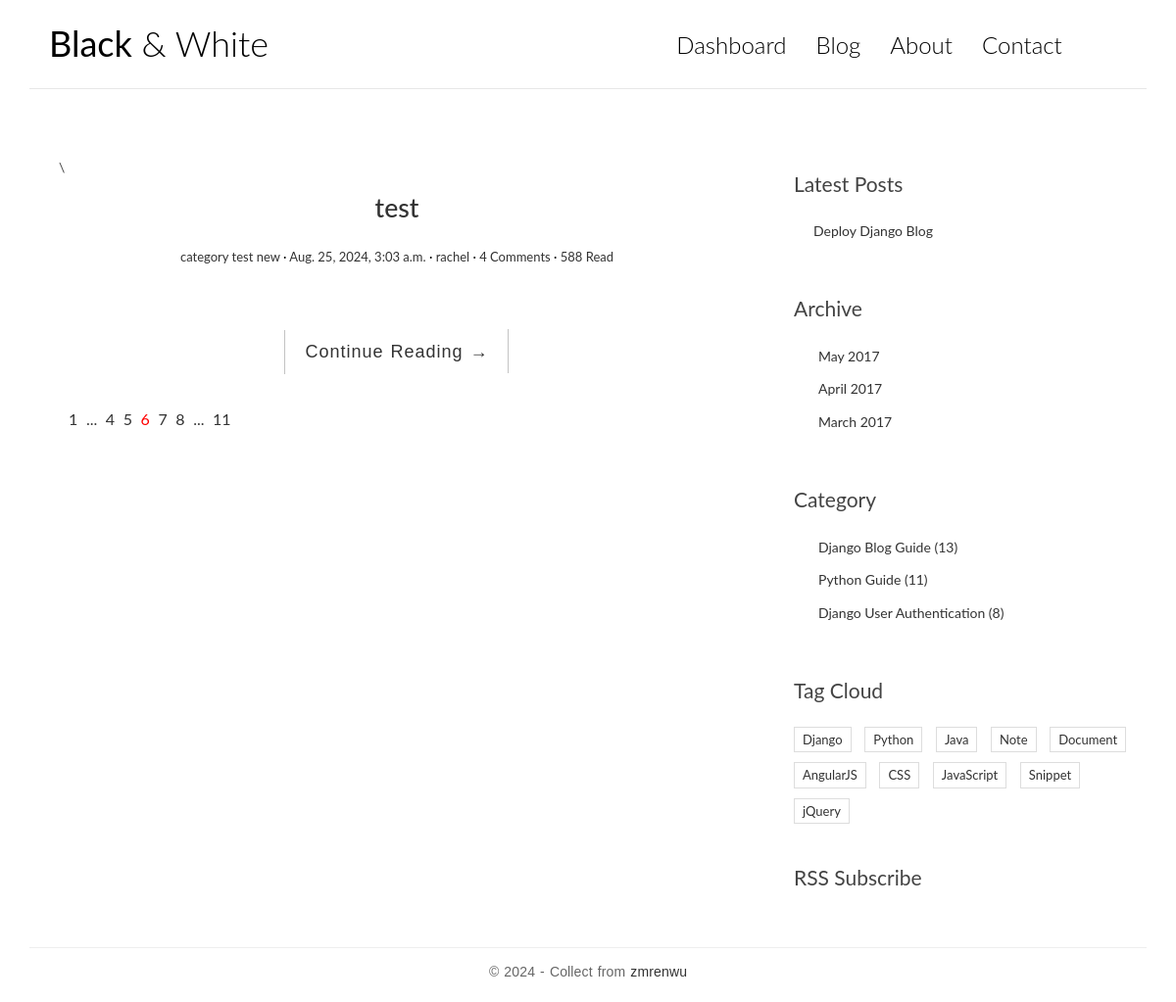
The app's page /, older data.
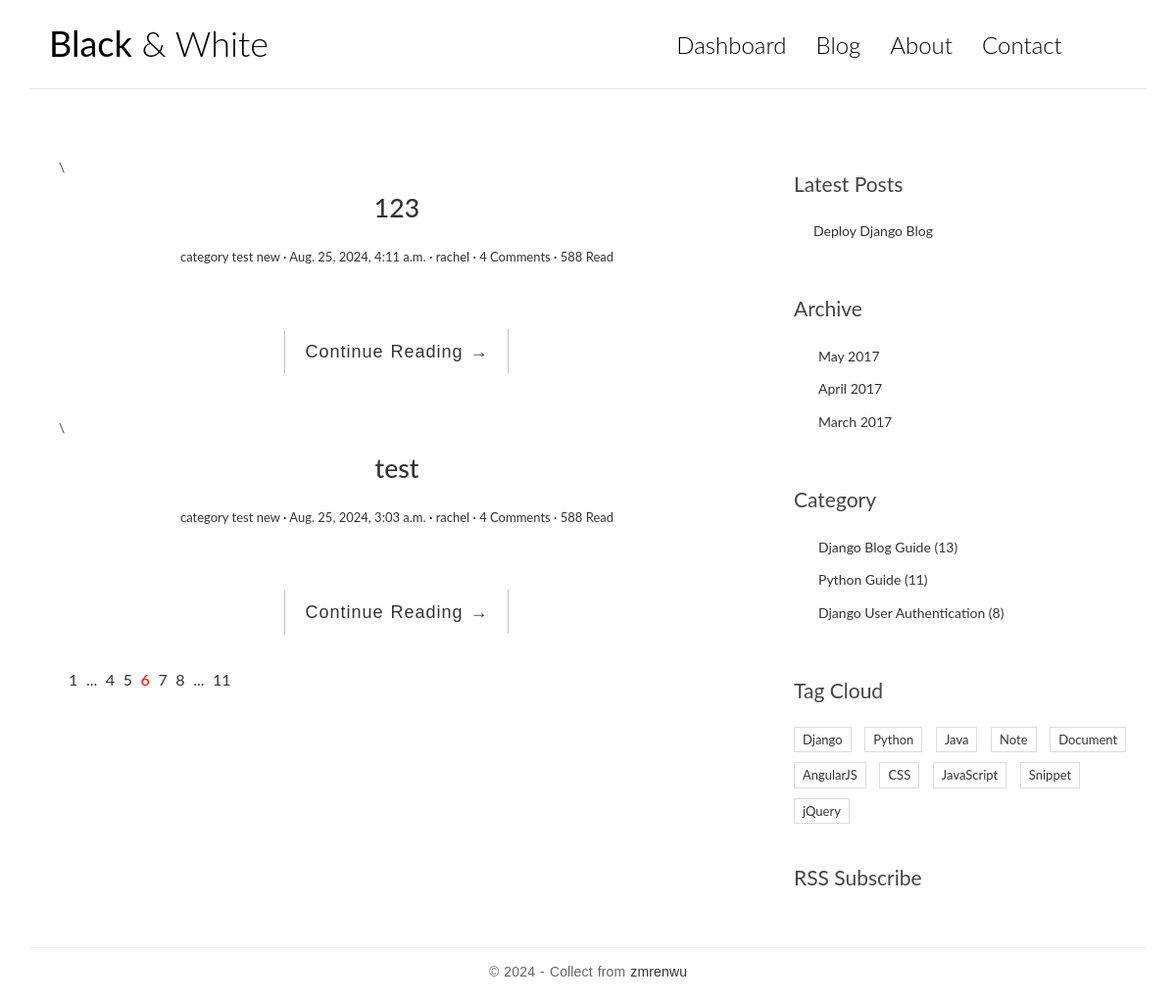
The same page, newer data.
### blog/models.py (models this page shows, shortened)
class Post(models.Model):
    title = models.CharField(max_length=70)
    body = models.TextField()
    created_time = models.DateTimeField(default=timezone.now)
    modified_time = models.DateTimeField()
    excerpt = models.CharField(max_length=200, blank=True)
    category = models.ForeignKey(Category, on_delete=models.CASCADE)
    tags = models.ManyToManyField(Tag, blank=True)
    author = models.ForeignKey(User, on_delete=models.CASCADE)
    def get_absolute_url(self):
        return reverse('blog:detail', kwargs={'pk': self.pk})

class Category(models.Model):
    name = models.CharField(max_length=100)

### blog/views.py (the view)
# urls.py: path('', views.index, name='index'),
def index(request):
    post_list = Post.objects.all().order_by('-created_time')
    return render(request, 'blog/index.html', context={'post_list': post_list})

### templates/blog/index.html (shortened to what this page needs)
{% extends 'base.html' %}
{% block main %}
    {% for post in post_list %}
        <article class="post post-{{ post.pk }}">
            <header class="entry-header">\
                <h1 class="entry-title">
                    <a href="{{ post.get_absolute_url }}">{{ post.title }}</a>
                </h1>
            </header>
            <div class="entry-meta">
                <span class="post-category"><a href="#">{{ post.category.name }}</a></span>
                <span class="post-date"><a href="#"><time class="entry-date"
                                                            datetime="{{ post.created_time }}">{{ post.created_time }}</time></a></span>
                <span class="post-author"><a href="#">{{ post.author }}</a></span>
                <span class="comments-link"><a href="#">4 Comments</a></span>
                <span class="views-count"><a href="#">588 Read</a></span>
            </div>
            <div class="entry-content clearfix">
                <div class="read-more cl-effect-14">
                    <a href="{{ post.get_absolute_url }}" class="more-link">Continue Reading <span class="meta-nav">→</span></a>
                </div>
            </div>
        </article>
    {% empty %}
        <div class="no-post">
            <h2> There's no blog yet! </h2>
        </div>
    {% endfor %}
    <div class="pagination">
        <ul>
            <li><a href="">1</a></li>
            <li><a href="">...</a></li>
            <li><a href="">4</a></li>
            <li><a href="">5</a></li>
            <li class="current"><a href="">6</a></li>
            <li><a href="">7</a></li>
            <li><a href="">8</a></li>
            <li><a href="">...</a></li>
            <li><a href="">11</a></li>
        </ul>
    </div>
{% endblock main %}

### templates/base.html (shortened to what this page needs)
{% load static %}
<!DOCTYPE html>
<html>
<head>
    <link rel="stylesheet" href="http://code.ionicframework.com/ionicons/2.0.1/css/ionicons.min.css">
    <link rel="stylesheet" href="{% static 'blog/css/bootstrap.min.css' %}">
    <link rel="stylesheet" href="{% static 'blog/css/pace.css' %}">
    <link rel="stylesheet" href="{% static 'blog/css/custom.css' %}">
    <link href="https://cdn.bootcss.com/highlight.js/9.15.8/styles/github.min.css" rel="stylesheet">
</head>
<body>
<div class="container">
    <header id="site-header">
        <div class="row">
            <div class="col-md-4 col-sm-5 col-xs-8">
                <div class="logo">
                    <h1><a href="index.html"><b>Black</b> &amp; White</a></h1>
                </div>
            </div>
            <div class="col-md-8 col-sm-7 col-xs-4">
                <nav class="main-nav" role="navigation">
                    <div class="collapse navbar-collapse" id="bs-example-navbar-collapse-1">
                        <ul class="nav navbar-nav navbar-right">
                            <li class="cl-effect-11"><a href="index.html" data-hover="Dashboard">Dashboard</a></li>
                            <li class="cl-effect-11"><a href="full-width.html" data-hover="Blog">Blog</a></li>
                            <li class="cl-effect-11"><a href="about.html" data-hover="About">About</a></li>
                            <li class="cl-effect-11"><a href="contact.html" data-hover="Contact">Contact</a></li>
                        </ul>
                    </div>
                </nav>
            </div>
        </div>
    </header>
</div>
<div class="content-body">
    <div class="container">
        <div class="row">
            <main class="col-md-8">
                {% block main %}{% endblock main %}
            </main>
            <aside class="col-md-4">
                <div class="widget widget-recent-posts">
                    <h3 class="widget-title">Latest Posts</h3>
                    <ul>
                        <li>
                            <a href="#">Deploy Django Blog</a>
                        </li>
                    </ul>
                </div>
                <div class="widget widget-archives">
                    <h3 class="widget-title">Archive</h3>
                    <ul>
                        <li>
                            <a href="#">May 2017</a>
                        </li>
                        <li>
                            <a href="#">April 2017</a>
                        </li>
                        <li>
                            <a href="#">March 2017</a>
                        </li>
                    </ul>
                </div>
                <div class="widget widget-category">
                    <h3 class="widget-title">Category</h3>
                    <ul>
                        <li>
                            <a href="#">Django Blog Guide <span class="post-count">(13)</span></a>
                        </li>
                        <li>
                            <a href="#">Python Guide <span class="post-count">(11)</span></a>
                        </li>
                        <li>
                            <a href="#">Django User Authentication <span class="post-count">(8)</span></a>
                        </li>
                    </ul>
                </div>
                <div class="widget widget-tag-cloud">
                    <h3 class="widget-title">Tag Cloud</h3>
                    <ul>
                        <li>
                            <a href="#">Django</a>
                        </li>
                        <li>
                            <a href="#">Python</a>
                        </li>
                        <li>
                            <a href="#">Java</a>
                        </li>
                        <li>
                            <a href="#">Note</a>
                        </li>
                        <li>
                            <a href="#">Document</a>
                        </li>
                        <li>
                            <a href="#">AngularJS</a>
                        </li>
                        <li>
                            <a href="#">CSS</a>
                        </li>
                        <li>
                            <a href="#">JavaScript</a>
                        </li>
                        <li>
                            <a href="#">Snippet</a>
                        </li>
                        <li>
                            <a href="#">jQuery</a>
                        </li>
                    </ul>
                </div>
                <div class="rss">
                    <a href=""> RSS Subscribe</a>
                </div>
            </aside>
        </div>
    </div>
</div>
<footer id="site-footer">
    <div class="container">
        <div class="row">
            <div class="col-md-12">
                <p class="copyright">&copy 2024 - Collect from <a href="http://zmrenwu.com/"
                                                        target="_blank" title="Template">zmrenwu</a>
                </p>
            </div>
        </div>
    </div>
</footer>
</body>
</html>

### blog/static/blog/css/custom.css (style rules this page uses)
* { outline: none; }
h1, h2, h3, h4, h5, h6 { margin-top: 0; }
b { font-weight: 400; }
a { color: #333; }
body { color: #444; font-family: 'Lato', sans-serif; }
p { font-family: 'Ubuntu', sans-serif; font-weight: 400; word-spacing: 1px; letter-spacing: 0.01em; }
#site-header { background-color: #FFF; padding: 25px 20px; margin-bottom: 40px; border-bottom: 1px solid #e7e7e7; }
.logo h1 a { color: #000; }
.logo h1 { margin: 0; font-family: 'Lato', sans-serif; font-weight: 300; }
.main-nav { margin-top: 11px; max-width: 95%; }
.main-nav a { color: #000000 !important; padding: 0 0 5px 0 !important; margin-right: 30px; font-family: 'Lato', sans-serif; font-weight: 300; font-size: 24px; }
.cl-effect-11 a { padding: 10px 0; color: #0972b4; text-shadow: none; }
.cl-effect-11 a::before { position: absolute; top: 0; left: 0; overflow: hidden; padding: 0 0 5px 0 !important; max-width: 0; border-bottom: 1px solid #000; color: #000; content: attr(data-hover); white-space: nowrap; -webkit-transition: max-width 0.5s; -moz-transition: max-width 0.5s; transition: max-width 0.5s; }
.content-body { padding-bottom: 4em; }
.post { background: #fff; padding: 30px 30px 0; }
.entry-title { text-align: center; font-size: 1.9em; margin-bottom: 20px; line-height: 1.6; padding: 10px 20px 0; }
.entry-meta { text-align: center; color: #DDDDDD; font-size: 13px; margin-bottom: 30px; }
.entry-content { font-size: 18px; line-height: 1.9; font-weight: 300; color: #000; }
.post-category::after, .post-date::after, .post-author::after, .comments-link::after { content: ' ·'; color: #000; }
.read-more { font-family: 'Ubuntu', sans-serif; font-weight: 400; word-spacing: 1px; letter-spacing: 0.01em; text-align: center; margin-top: 20px; }
.cl-effect-14 a { padding: 0 20px; height: 45px; line-height: 45px; position: relative; display: inline-block; margin: 15px 25px; letter-spacing: 1px; font-weight: 400; text-shadow: 0 0 1px rgba(255, 255, 255, 0.3); }
.cl-effect-14 a::before, .cl-effect-14 a::after { position: absolute; width: 45px; height: 1px; background: #C3C3C3; content: ''; -webkit-transition: all 0.3s; -moz-transition: all 0.3s; transition: all 0.3s; pointer-events: none; }
.cl-effect-14 a::before { top: 0; left: 0; -webkit-transform: rotate(90deg); -moz-transform: rotate(90deg); transform: rotate(90deg); -webkit-transform-origin: 0 0; -moz-transform-origin: 0 0; transform-origin: 0 0; }
.cl-effect-14 a::after { right: 0; bottom: 0; -webkit-transform: rotate(90deg); -moz-transform: rotate(90deg); transform: rotate(90deg); -webkit-transform-origin: 100% 0; -moz-transform-origin: 100% 0; transform-origin: 100% 0; }
.widget { background: #fff; padding: 30px 0 0; }
.widget-title { font-size: 1.5em; margin-bottom: 20px; line-height: 1.6; padding: 10px 0 0; font-weight: 400; }
.widget-recent-posts ul { padding: 0; margin: 0; padding-left: 20px; }
.widget-recent-posts ul li { list-style-type: none; position: relative; line-height: 170%; margin-bottom: 10px; }
.widget-recent-posts ul li::before { content: '\f3d3'; font-family: "Ionicons"; position: absolute; left: -17px; top: 3px; font-size: 16px; color: #000; }
.widget-archives ul { padding: 0; margin: 0; padding-left: 25px; }
.widget-archives ul li { list-style-type: none; position: relative; line-height: 170%; margin-bottom: 10px; }
.widget-archives ul li::before { content: '\f3f3'; font-family: "Ionicons"; position: absolute; left: -25px; top: 1px; font-size: 16px; color: #000; }
.widget-category ul { padding: 0; margin: 0; padding-left: 25px; }
.widget-category ul li { list-style-type: none; position: relative; line-height: 170%; margin-bottom: 10px; }
.widget-category ul li::before { content: '\f3fe'; font-family: "Ionicons"; position: absolute; left: -25px; top: 1px; font-size: 18px; color: #000; }
.widget-tag-cloud ul { padding: 0; margin: 0; margin-right: -10px; }
.widget-tag-cloud ul li { list-style-type: none; font-size: 13px; display: inline-block; margin-right: 10px; margin-bottom: 10px; padding: 3px 8px; border: 1px solid #ddd; }
.rss { font-size: 21px; margin-top: 30px; }
.rss a { color: #444; }
#site-footer { padding-top: 10px; padding: 0 0 1.5em 0; }
.copyright { text-align: center; padding-top: 1em; margin: 0; border-top: 1px solid #eee; color: #666; }
.pagination ul { list-style: none; }
.pagination ul li { display: inline-block; font-size: 16px; margin-right: 5px; }
.current a { color: red; }

Row changes from the older to the newer data that the page shows:
added Post: title "123", category.name "category test new", created_time "Aug. 25, 2024, 4:11 a.m.", author "rachel"
